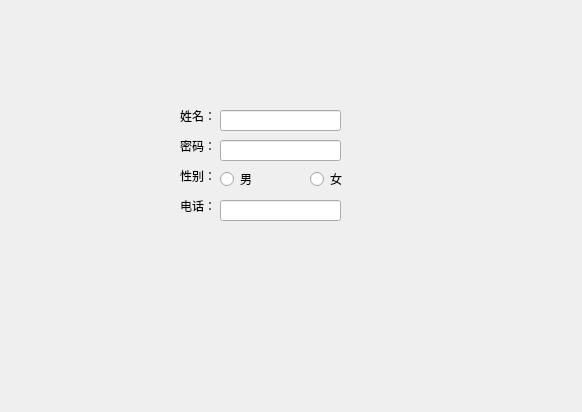
<?xml version="1.0" encoding="UTF-8"?>
<ui version="4.0">
 <class>Widget</class>
 <widget class="QWidget" name="Widget">
  <property name="geometry">
   <rect>
    <x>0</x>
    <y>0</y>
    <width>582</width>
    <height>412</height>
   </rect>
  </property>
  <property name="windowTitle">
   <string>Widget</string>
  </property>
  <widget class="QLabel" name="label">
   <property name="geometry">
    <rect>
     <x>180</x>
     <y>110</y>
     <width>54</width>
     <height>12</height>
    </rect>
   </property>
   <property name="text">
    <string>姓名：</string>
   </property>
  </widget>
  <widget class="QLabel" name="label_2">
   <property name="geometry">
    <rect>
     <x>180</x>
     <y>140</y>
     <width>54</width>
     <height>12</height>
    </rect>
   </property>
   <property name="text">
    <string>密码：</string>
   </property>
  </widget>
  <widget class="QLabel" name="label_3">
   <property name="geometry">
    <rect>
     <x>180</x>
     <y>170</y>
     <width>54</width>
     <height>12</height>
    </rect>
   </property>
   <property name="text">
    <string>性别：</string>
   </property>
  </widget>
  <widget class="QLabel" name="label_4">
   <property name="geometry">
    <rect>
     <x>180</x>
     <y>200</y>
     <width>54</width>
     <height>12</height>
    </rect>
   </property>
   <property name="text">
    <string>电话：</string>
   </property>
  </widget>
  <widget class="QLineEdit" name="lineEditg_name">
   <property name="geometry">
    <rect>
     <x>220</x>
     <y>110</y>
     <width>121</width>
     <height>21</height>
    </rect>
   </property>
  </widget>
  <widget class="QLineEdit" name="lineEdit_password">
   <property name="geometry">
    <rect>
     <x>220</x>
     <y>140</y>
     <width>121</width>
     <height>21</height>
    </rect>
   </property>
  </widget>
  <widget class="QLineEdit" name="lineEdit_phone">
   <property name="geometry">
    <rect>
     <x>220</x>
     <y>200</y>
     <width>121</width>
     <height>21</height>
    </rect>
   </property>
  </widget>
  <widget class="QRadioButton" name="radioButton">
   <property name="geometry">
    <rect>
     <x>220</x>
     <y>170</y>
     <width>91</width>
     <height>18</height>
    </rect>
   </property>
   <property name="text">
    <string>男</string>
   </property>
  </widget>
  <widget class="QRadioButton" name="radioButton_2">
   <property name="geometry">
    <rect>
     <x>310</x>
     <y>170</y>
     <width>91</width>
     <height>18</height>
    </rect>
   </property>
   <property name="text">
    <string>女</string>
   </property>
  </widget>
 </widget>
 <resources/>
 <connections/>
</ui>
